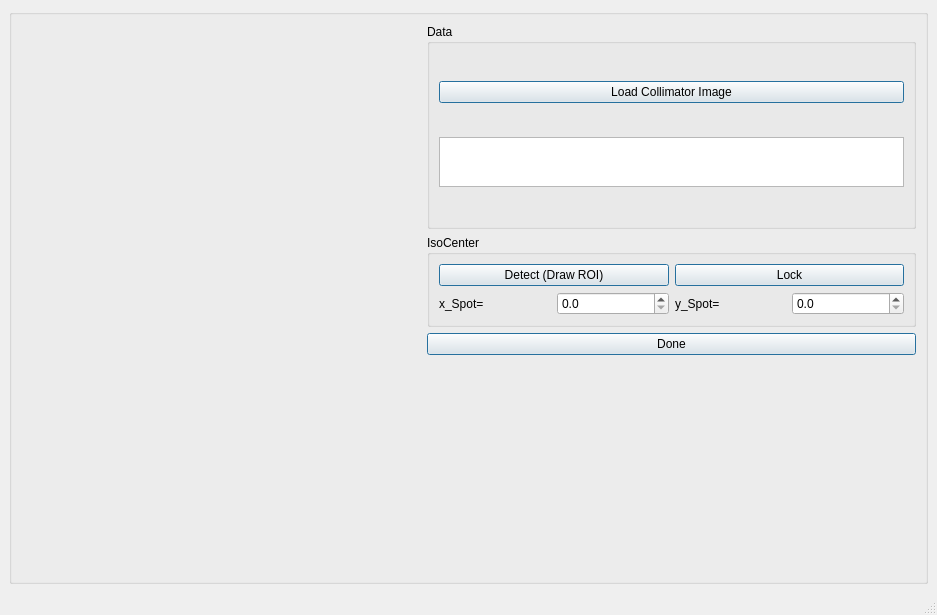
<?xml version="1.0" encoding="UTF-8"?>
<ui version="4.0">
 <class>IsoCenter</class>
 <widget class="QMainWindow" name="IsoCenter">
  <property name="geometry">
   <rect>
    <x>0</x>
    <y>0</y>
    <width>937</width>
    <height>615</height>
   </rect>
  </property>
  <property name="windowTitle">
   <string>IsoCenter Definition</string>
  </property>
  <widget class="QWidget" name="centralwidget">
   <layout class="QGridLayout" name="gridLayout">
    <item row="0" column="0">
     <widget class="QGroupBox" name="groupBox">
      <property name="title">
       <string/>
      </property>
      <layout class="QGridLayout" name="gridLayout_2">
       <item row="0" column="1">
        <widget class="QGroupBox" name="groupBox_3">
         <property name="title">
          <string>Data</string>
         </property>
         <layout class="QGridLayout" name="gridLayout_5">
          <item row="0" column="0">
           <widget class="QPushButton" name="Button_LoadSpot">
            <property name="enabled">
             <bool>true</bool>
            </property>
            <property name="text">
             <string>Load Collimator Image</string>
            </property>
            <property name="default">
             <bool>true</bool>
            </property>
            <property name="flat">
             <bool>false</bool>
            </property>
           </widget>
          </item>
          <item row="1" column="0">
           <widget class="QTextEdit" name="Text_Filename">
            <property name="enabled">
             <bool>true</bool>
            </property>
            <property name="maximumSize">
             <size>
              <width>16777215</width>
              <height>50</height>
             </size>
            </property>
            <property name="textInteractionFlags">
             <set>Qt::NoTextInteraction</set>
            </property>
           </widget>
          </item>
         </layout>
        </widget>
       </item>
       <item row="1" column="1">
        <widget class="QGroupBox" name="groupBox_2">
         <property name="title">
          <string>IsoCenter</string>
         </property>
         <layout class="QGridLayout" name="gridLayout_4">
          <item row="0" column="0">
           <widget class="QPushButton" name="Button_detectIsoCenter">
            <property name="autoFillBackground">
             <bool>false</bool>
            </property>
            <property name="text">
             <string>Detect (Draw ROI)</string>
            </property>
            <property name="checkable">
             <bool>true</bool>
            </property>
            <property name="checked">
             <bool>false</bool>
            </property>
            <property name="default">
             <bool>true</bool>
            </property>
           </widget>
          </item>
          <item row="0" column="1">
           <widget class="QPushButton" name="Button_SetIsoCenter">
            <property name="autoFillBackground">
             <bool>false</bool>
            </property>
            <property name="text">
             <string>Lock</string>
            </property>
            <property name="default">
             <bool>true</bool>
            </property>
           </widget>
          </item>
          <item row="1" column="0" colspan="2">
           <layout class="QHBoxLayout" name="horizontalLayout_2">
            <item>
             <widget class="QLabel" name="label_5">
              <property name="text">
               <string>x_Spot=</string>
              </property>
             </widget>
            </item>
            <item>
             <widget class="QDoubleSpinBox" name="SpotTxt_x">
              <property name="decimals">
               <number>1</number>
              </property>
              <property name="maximum">
               <double>10000.000000000000000</double>
              </property>
              <property name="singleStep">
               <double>0.100000000000000</double>
              </property>
              <property name="value">
               <double>0.000000000000000</double>
              </property>
             </widget>
            </item>
            <item>
             <widget class="QLabel" name="label_6">
              <property name="text">
               <string>y_Spot=</string>
              </property>
             </widget>
            </item>
            <item>
             <widget class="QDoubleSpinBox" name="SpotTxt_y">
              <property name="decimals">
               <number>1</number>
              </property>
              <property name="maximum">
               <double>10000.000000000000000</double>
              </property>
              <property name="singleStep">
               <double>0.100000000000000</double>
              </property>
             </widget>
            </item>
           </layout>
          </item>
         </layout>
        </widget>
       </item>
       <item row="0" column="0" rowspan="6">
        <widget class="matplotlibWidget" name="Display_IsoCenter" native="true">
         <property name="minimumSize">
          <size>
           <width>400</width>
           <height>400</height>
          </size>
         </property>
        </widget>
       </item>
       <item row="3" column="1">
        <spacer name="verticalSpacer">
         <property name="orientation">
          <enum>Qt::Vertical</enum>
         </property>
         <property name="sizeHint" stdset="0">
          <size>
           <width>20</width>
           <height>40</height>
          </size>
         </property>
        </spacer>
       </item>
       <item row="2" column="1">
        <widget class="QPushButton" name="Button_Done">
         <property name="enabled">
          <bool>true</bool>
         </property>
         <property name="text">
          <string>Done</string>
         </property>
         <property name="default">
          <bool>true</bool>
         </property>
         <property name="flat">
          <bool>false</bool>
         </property>
        </widget>
       </item>
      </layout>
     </widget>
    </item>
   </layout>
  </widget>
  <widget class="QMenuBar" name="menubar">
   <property name="geometry">
    <rect>
     <x>0</x>
     <y>0</y>
     <width>937</width>
     <height>21</height>
    </rect>
   </property>
  </widget>
  <widget class="QStatusBar" name="statusbar"/>
 </widget>
 <customwidgets>
  <customwidget>
   <class>matplotlibWidget</class>
   <extends>QWidget</extends>
   <header>./RadiAIDD/Backend/UI/_matplotlibwidgetFile</header>
   <container>1</container>
  </customwidget>
 </customwidgets>
 <resources/>
 <connections/>
</ui>
